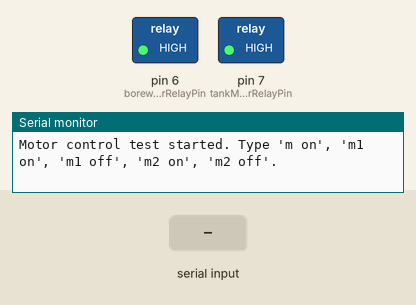
A sketch run on a simulated Arduino Uno, built with avr-gcc and run on an emulated ATmega328P. Parts: switched loads named in the sketch (green lamp = pin HIGH), the last lines printed to the serial monitor. The test bench sets the inputs (shaded band).

Above: at 1.2 s.
1.3 s: "m on\n" received over Serial
At 1.9 s:
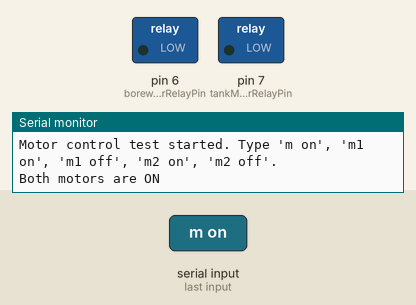
2.8 s: "m1 off\n" received over Serial
At 3.1 s:
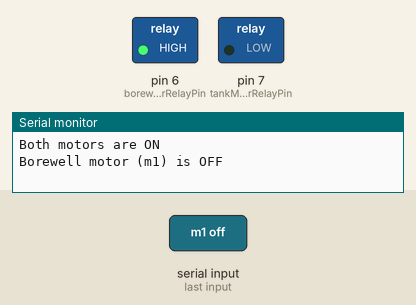
4.3 s: "m1 on\n" received over Serial
At 5.4 s:
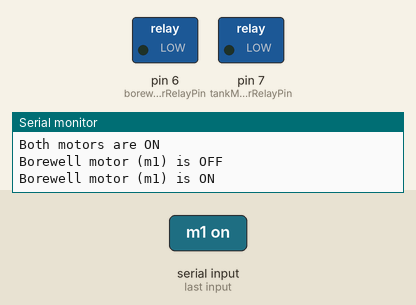
5.8 s: "m2 off\n" received over Serial
At 6.6 s:
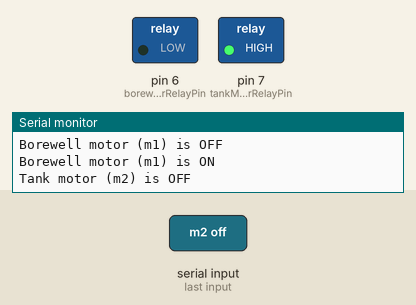
Timing chart, 0 to 8.3 s (numbered marks = the images above; inputs shaded):
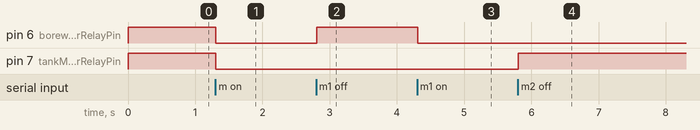

Measured:
- after the input at 1.3 s, pin 6 (borewellMotorRelayPin), pin 7 (tankMotorRelayPin): HIGH → LOW at once
- after the input at 2.8 s, pin 6 (borewellMotorRelayPin): LOW → HIGH at once
- after the input at 4.3 s, pin 6 (borewellMotorRelayPin): HIGH → LOW at once
- after the input at 5.8 s, pin 7 (tankMotorRelayPin): LOW → HIGH at once

The sketch:

testing_motor_and_relay.ino
```cpp
/*
## Author

- **Name**: Ameer Salam
- **Email**: ameersuz3@gmail.com
- **GitHub**: [github.com/ameer-salam](https://github.com/ameer-salam)
- **LinkedIn**: [linkedin.com/in/ameersalam](https://www.linkedin.com/in/ameersalam/)
- **Twitter**: [@ameersalam](https://twitter.com/ameer_salam3)
- Date: 08th June 2024

Description:
-------------
This Arduino sketch controls two motors using relays, which can be either active high or active low. The relay type can be configured using the `relayType` variable. Commands are received through the serial monitor to turn the motors on or off.

Relay Type:
-----------
- 0: Active High Relay
- 1: Active Low Relay

Hardware Setup:
---------------
- **Borewell Motor Relay** (m1): Connected to digital pin 6.
- **Tank Motor Relay** (m2): Connected to digital pin 7.

Instructions:
-------------
1. Set the `relayType` variable to `0` for active high relays or `1` for active low relays.
2. Upload this code to your Arduino board.
3. Open the Serial Monitor from the Arduino IDE (Ctrl+Shift+M or Tools > Serial Monitor).
4. Ensure the baud rate in the Serial Monitor is set to 9600.
5. Type commands to control the motors:
   - "m on": Turn both motors on.
   - "m1 on": Turn borewell motor on.
   - "m1 off": Turn borewell motor off.
   - "m2 on": Turn tank motor on.
   - "m2 off": Turn tank motor off.

Code:
-----
*/

// Define relay type: 0 for active high relay, 1 for active low relay
const int relayType = 1; // Change this to 0 if using active high relays

// Arduino pin assignments
const int borewellMotorRelayPin = 6; // Digital pin for borewell motor relay (m1)
const int tankMotorRelayPin = 7;     // Digital pin for tank motor relay (m2)

void setup() {
  // Initialize serial communication at 9600 baud rate
  Serial.begin(9600);

  // Set relay pins as outputs
  pinMode(borewellMotorRelayPin, OUTPUT);
  pinMode(tankMotorRelayPin, OUTPUT);

  // Set initial state of relays (OFF state)
  if (relayType == 0) { // Active High relay
    digitalWrite(borewellMotorRelayPin, LOW);
    digitalWrite(tankMotorRelayPin, LOW);
  } else { // Active Low relay
    digitalWrite(borewellMotorRelayPin, HIGH);
    digitalWrite(tankMotorRelayPin, HIGH);
  }

  // Print a startup message to the serial monitor
  Serial.println("Motor control test started. Type 'm on', 'm1 on', 'm1 off', 'm2 on', 'm2 off'.");
}

void loop() {
  // Check if data is available in the serial buffer
  if (Serial.available() > 0) {
    // Read the incoming string
    String command = Serial.readStringUntil('\n');
    command.trim(); // Remove any trailing whitespace or newlines

    // Handle commands
    if (command == "m on") {
      controlMotor(borewellMotorRelayPin, true);
      controlMotor(tankMotorRelayPin, true);
      Serial.println("Both motors are ON");
    } else if (command == "m1 on") {
      controlMotor(borewellMotorRelayPin, true);
      Serial.println("Borewell motor (m1) is ON");
    } else if (command == "m1 off") {
      controlMotor(borewellMotorRelayPin, false);
      Serial.println("Borewell motor (m1) is OFF");
    } else if (command == "m2 on") {
      controlMotor(tankMotorRelayPin, true);
      Serial.println("Tank motor (m2) is ON");
    } else if (command == "m2 off") {
      controlMotor(tankMotorRelayPin, false);
      Serial.println("Tank motor (m2) is OFF");
    } else {
      Serial.println("Unknown command. Use 'm on', 'm1 on', 'm1 off', 'm2 on', 'm2 off'.");
    }
  }
}

// Function to control motors based on relay type
void controlMotor(int pin, bool turnOn) {
  if (relayType == 0) { // Active High relay
    digitalWrite(pin, turnOn ? HIGH : LOW);
  } else { // Active Low relay
    digitalWrite(pin, turnOn ? LOW : HIGH);
  }
}
```
